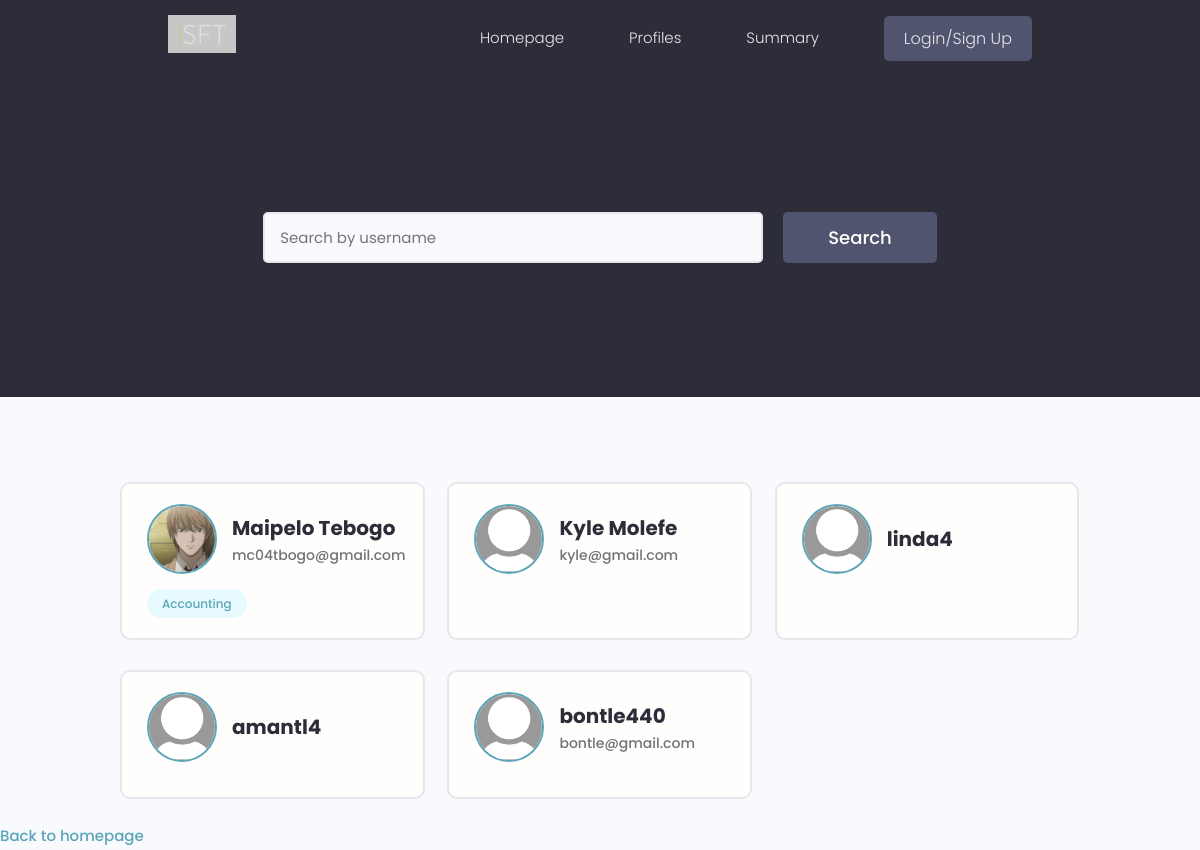
/profiles/, run on the app's committed database.
### machinelearning/models.py (models this page shows, shortened)
class Profile(models.Model):
    user=models.OneToOneField(User, on_delete=models.CASCADE, null=True, blank=True)
    name = models.CharField(max_length=200, blank=True, null=True)
    email = models.EmailField(max_length=500, blank=True, null=True)
    bio = models.TextField(blank=True, null=True)
    username = models.CharField(max_length=200, blank=True, null=True)
    profile_image = models.ImageField(
        null=True, blank=True, upload_to='profiles/', default="profiles/user-default.png")
    social_facebook = models.CharField(max_length=200, blank=True, null=True)
    social_twitter = models.CharField(max_length=200, blank=True, null=True)
    social_linkedin = models.CharField(max_length=200, blank=True, null=True)
    social_youtube = models.CharField(max_length=200, blank=True, null=True)
    social_instagram = models.CharField(max_length=200, blank=True, null=True)
    date_registered=models.DateField(auto_now_add=True)
    id=models.UUIDField(default=uuid.uuid4, unique=True, primary_key=True, editable=False)

class Skill(models.Model):
    owner = models.ForeignKey(
        Profile, on_delete=models.CASCADE, null=True, blank=True)
    name = models.CharField(max_length=200, blank=True, null=True)
    description = models.TextField(null=True, blank=True)
    date_registered = models.DateTimeField(auto_now_add=True)
    id = models.UUIDField(default=uuid.uuid4, unique=True,
                          primary_key=True, editable=False)
    def __str__(self):
        return str(self.name)

### machinelearning/views.py (the view)
# urls.py: path('profiles/', include('machinelearning.urls'))
def profiles(request):
    profiles=Profile.objects.all()
    context={'profiles':profiles}
    return render(request, 'machinelearning/profiles.html', context)

### machinelearning/templates/machinelearning/profiles.html (shortened to what this page needs)
{% extends 'main.html' %}
{% block content %}
  <main class="home">
    <section class="hero-section text-center">
      <div class="container container--narrow">
        <div class="hero-section__search">
          <form class="form" action="#" method="get">
            <div class="form__field">
              <input class="input input--text" id="formInput#search" type="text" name="text"
                placeholder="Search by username" />
            </div>
            <input class="btn btn--sub btn--lg" type="submit" value="Search" />
          </form>
        </div>
      </div>
    </section>
    <section class="devlist">
      <div class="container">
        <div class="grid grid--three">
          {% for profile in profiles %}
          <div class="column card">
            <div class="dev">
              <a href="{% url 'user-profile' profile.id %}" class="card__body">
                <div class="dev__profile">
                  <img class="avatar avatar--md" src="{{ profile.profile_image.url }}" alt="image" />
                  <div class="dev__meta">
                    <h3>{{profile.username}}</h3>
                    <h5>{{profile.email}}</h5>
                  </div>
                </div>
                <div class="dev__skills">
                  {% for skill in profile.skill_set.all|slice:"6" %}
                  <span class="tag tag--pill tag--main">
                    <small>{{skill}}</small>
                  </span>
                  {% endfor %}
                </div>
              </a>
            </div>
          </div>
          {% endfor %}
        </div>
      </div>
    </section>
    <div class="auth__alternative">
      <a href="{% url 'homepage' %}">Back to homepage</a>
    </div>
  </main>
</body>
</html>
{% endblock content %}

### templates/main.html (shortened to what this page needs)
<!DOCTYPE html>
{% load static %}
<html>
<head>
  <link rel="stylesheet" href="https://cdn.iconmonstr.com/1.3.0/css/iconmonstr-iconic-font.min.css" />
  <link rel="stylesheet" href="{% static 'uikit/styles/uikit.css' %}" />
  <link rel="stylesheet" href="{% static 'styles/app.css' %}" />
</head>
<body>
   {% include 'navbar.html' %}
    {% block content %}
    {% endblock content %}
</body>
</html>

### templates/navbar.html (shortened to what this page needs)
{% load static %}
 <header class="header">
    <div class="container container--narrow">
      <a href="{% url 'homepage' %}" class="header__logo">
          <img src="{% static 'images/logo.png' %}" alt="SFT Logo" />
      </a>
      <nav class="header__nav">
        <ul class="header__menu">
          <li class="header__menuItem"><a href="{% url 'homepage' %}">Homepage</a></li>
          <li class="header__menuItem"><a href="{% url 'profiles' %}">Profiles</a></li>
          <li class="header__menuItem"><a href="{% url 'datasummary' %}">Summary</a></li>
          {% if request.user.is_authenticated %}
          <li class="header__menuItem"><a href="{% url 'create=Customer' %}">Add Customer</a></li>
          <li class="header__menuItem"><a href="{% url 'logout' %}" class="btn btn--sub">Logout</a></li>
          {% else %}
          <li class="header__menuItem"><a href="{% url 'login' %}" class="btn btn--sub">Login/Sign Up</a></li>
          {% endif %}
        </ul>
      </nav>
    </div>
  </header>

### static/styles/app.css (style rules this page uses)
:root { --color-sub: #2d2d39; }
.btn--sub { background-color: var(--color-sub-light); }
.card { border: 2px solid var(--color-light); }
img { width: 100%; }
.header { position: sticky; z-index: 111; background-color: var(--color-sub); padding: 1.5rem 0; }
.header > .container { display: flex; justify-content: space-between; align-items: center; }
.header__logo > img { height: 3.8rem; }
.header__nav > ul { display: inline-flex; align-items: center; list-style: none; gap: 6.5rem; }
.header__menuItem > a { color: var(--color-light); font-weight: 300; }
.hero-section { height: 40vh; display: flex; align-items: center; background-color: var(--color-sub); }
.hero-section__search > .form { display: flex; align-items: center; justify-content: center; gap: 2rem; }
.hero-section__search > .form input.input--text { width: 50rem; }
.devlist { margin-top: 8rem; }
.devlist .grid { align-items: stretch; }
.devlist .dev .dev__profile { display: flex; align-items: center; gap: 1.5rem; }
.devlist .dev .dev__meta h3 { color: var(--color-sub); font-size: 2rem; font-weight: 700; }
.devlist .dev .dev__meta h5 { color: var(--color-text); font-size: 1.4rem; font-weight: 500; }

### static/uikit/styles/modules/_variables.css (style rules this page uses)
:root { --color-main: #5aa5b9; --color-main-light: #e6faff; --color-sub: #3f4156; --color-sub-light: #51546e; --color-sub-lighter: #ededfd; --color-text: #737373; --color-gray: #8b8b8b; --color-light: #e5e7eb; --color-light-gray: #767676; --color-bg: #f8fafd; --color-white: #fffefd; --color-white-light: #f3f3f3; --color-success: #359e64; --color-success-bg: #def8e8; --color-error: #fc4b0b; --color-error-bg: #fff2ee; --font-base: 'Poppins', arial, helvetica, 'Segoe UI', roboto, ubuntu, sans-serif; --font-monospace: 'Fira Code', 'Courier New', courier, monospace; --font-regular: 300; --font-medium: 500; --font-bold: 700; --generic-shadow: 1px 1px 5px #00000010; --generic-transition: all 0.3s ease-in-out; }

### static/uikit/styles/modules/_base.css (style rules this page uses)
* { margin: 0; padding: 0; box-sizing: border-box; text-rendering: optimizeLegibility; color: inherit; font-size: inherit; }
html { font-size: 50%; }
@media only screen and (min-width: 480px) { html { font-size: 56.25%; } }
@media only screen and (min-width: 1200px) { html { font-size: 62.5%; } }
body { line-height: 1.6; font-weight: 400; font-size: 1.5rem; color: var(--color-text); background-color: var(--color-bg); min-height: 100vh; }

### static/uikit/styles/modules/_typography.css (style rules this page uses)
* { font-family: var(--font-base); }
h3 { font-size: 3.2rem; font-weight: var(--font-medium); }
h5 { font-size: 2.4rem; font-weight: var(--font-medium); }
h5, h6 { font-weight: var(--font-regular); }
p, span, strong { font-size: 1.6rem; color: var(--color-text); font-weight: var(--font-regular); }
a { padding-bottom: 2px; text-decoration: none; display: inline-block; color: var(--color-main); font-weight: var(--font-medium); }

### static/uikit/styles/modules/_utilities.css (style rules this page uses)
.container { width: 92%; max-width: 165rem; margin: 0 auto; box-sizing: border-box; }
.container--narrow { width: 92%; max-width: 120rem; }
@media screen and (min-width: 1000px) { .container { width: 90%; } }
@media screen and (min-width: 1000px) { .container--narrow { width: 85%; } }
@media screen and (min-width: 1200px) { .container { width: 80%; } }
@media screen and (min-width: 1200px) { .container--narrow { width: 72%; } }
.text-center { text-align: center; }

### static/uikit/styles/modules/_avatar.css (style rules this page uses)
.avatar { border-radius: 50%; border: 2px solid var(--color-main); object-fit: cover; }
.avatar--md { height: 7rem; width: 7rem; }

### static/uikit/styles/modules/_button.css (style rules this page uses)
.btn { display: inline-block; position: relative; cursor: pointer; background-color: var(--color-light); font-weight: var(--font-medium); color: var(--color-sub); text-decoration: none; padding: 1rem 2rem; border-radius: 0.5rem; border: none; width: -webkit-fit-content; width: -moz-fit-content; width: fit-content; height: -webkit-fit-content; height: -moz-fit-content; height: fit-content; font-size: 1.6rem; outline-width: 0; outline-color: transparent; -webkit-backface-visibility: hidden; backface-visibility: hidden; transition: all 0.3s ease-in-out; }
.btn--sub { background-color: var(--color-sub); color: var(--color-white); }
.btn--lg { font-size: 1.8rem; padding: 1.2rem 4.5rem; }

### static/uikit/styles/modules/_card.css (style rules this page uses)
.card { border-radius: 1rem; background-color: var(--color-white); border: 1.5px solid var(--color-light); width: auto; height: auto; margin-top: 0.5rem; margin-bottom: 0.5rem; overflow: hidden; }
.card__body, .card__header { padding: 2rem 2.5rem; }

### data on the page
Profile: profile_image (picture), username "Maipelo Tebogo", email "mc04tbogo@gmail.com"
Skill: name "Accounting"
Profile: profile_image (placeholder picture), username "Kyle Molefe", email "kyle@gmail.com"
Profile: profile_image (placeholder picture), username "linda4"
Profile: profile_image (placeholder picture), username "amantl4"
Profile: profile_image (placeholder picture), username "bontle440", email "bontle@gmail.com"
